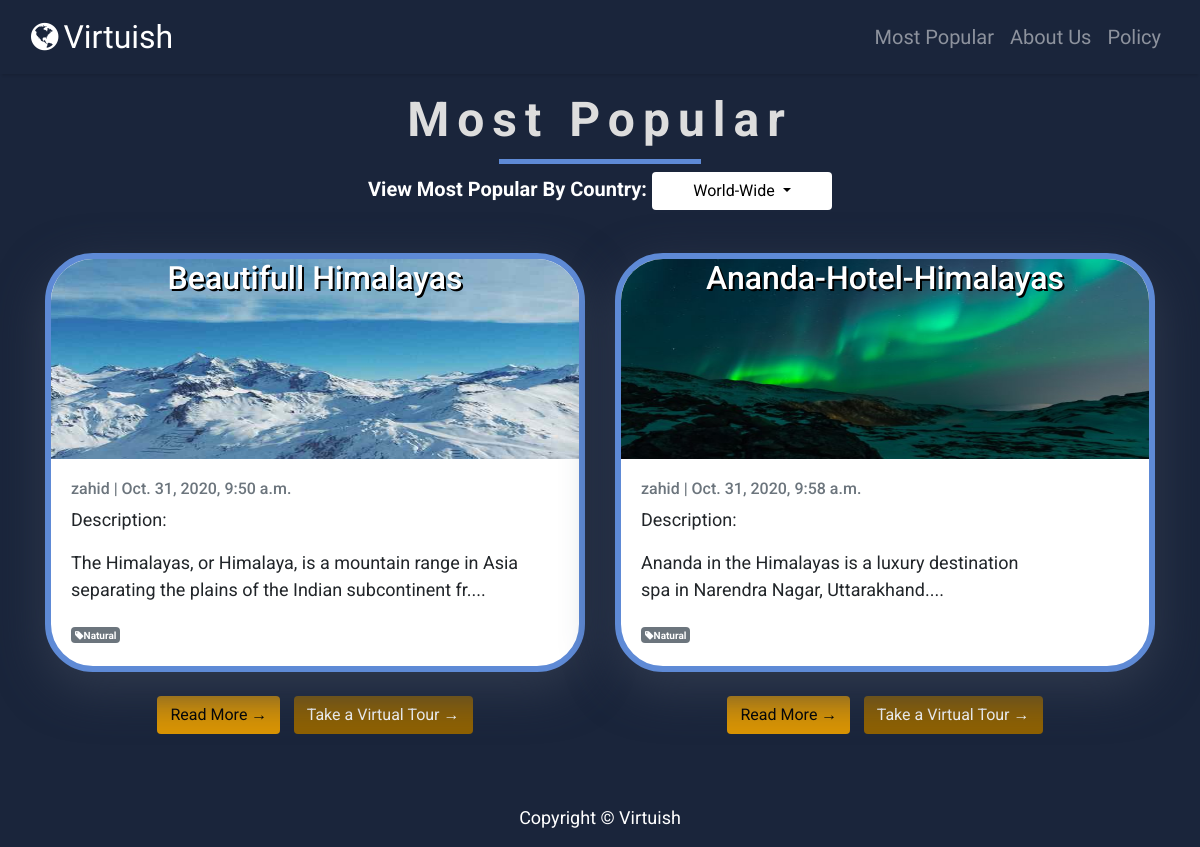
The app's page /MostPopular/, older data.
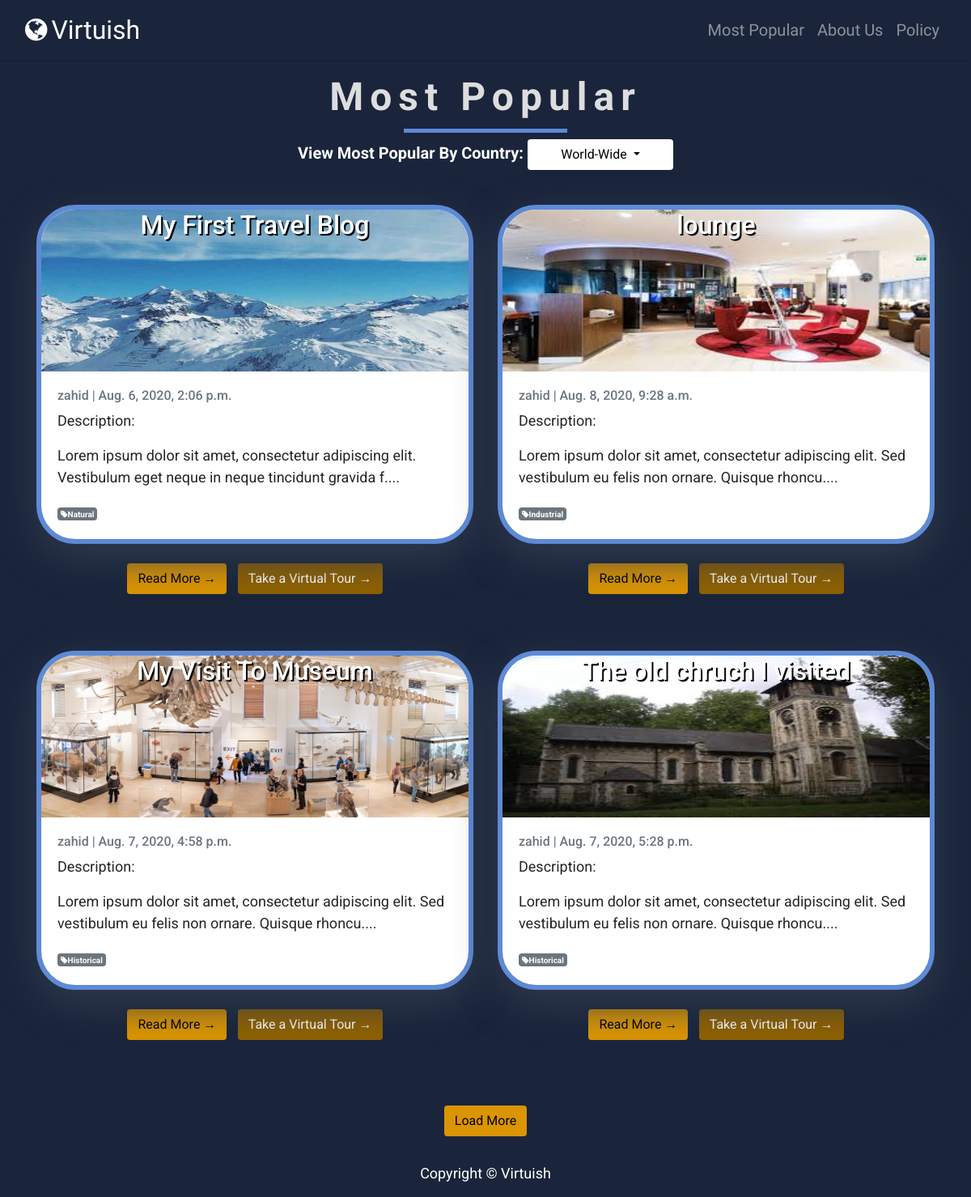
The same page, newer data.
### travel/models.py (models this page shows, shortened)
class Post(models.Model):
    title = models.CharField(max_length=200, unique=True)
    slug = models.SlugField(max_length=200, unique=True)
    author = models.ForeignKey(User, on_delete= models.CASCADE,related_name='blog_posts')
    updated_on = models.DateTimeField(auto_now= True)
    content = models.TextField()
    img = models.ImageField(upload_to='images/', blank=True)
    virtualtour= models.FileField(upload_to='images/', blank=True)
    created_on = models.DateTimeField(auto_now_add=True)
    status = models.IntegerField(choices=STATUS, default=0)
    viewcount=models.IntegerField(default=1,blank=True,null=True)
    tag_let_one = models.CharField(max_length=200, blank=True,null=True, choices=[('Natural', 'Natural'), ('Historical', 'Historical'), ('Industrial', 'Industrial')])
    class Meta:
        ordering = ['-created_on']

### travel/views.py (the view)
# urls.py: path('MostPopular/', views.MostPopular, name='MostPopular'),
def MostPopular(request):
    queryset = Post.objects.filter(status=1).order_by('-viewcount')
    if request.GET.get('c'):
        datsza=DataTracking.objects.filter(country=request.GET.get('c')).values_list('blogtitle').order_by('-viewcount')
        lt = datsza
        out = [item for t in lt for item in t]
        datsza = out
        queryset = Post.objects.filter(Q(status=1) & Q(title__in=datsza)).order_by('-viewcount')
    countrylist=DataTracking.objects.values_list('country', flat=True).distinct()
    template_name = 'popular.html'
    page = request.GET.get('page', 1)
    paginator = Paginator(queryset, 4)
    try:
        pages = paginator.page(page)
    except PageNotAnInteger:
        pages = paginator.page(1)
    except EmptyPage:
        pages = paginator.page(paginator.num_pages)
    return render(request, template_name, {'post_list':pages,'countrylist':countrylist})

### travel/templates/popular.html (shortened to what this page needs)
{% extends "layout.html" %}
 {% block content %}
<div class="container">
    <br>
    <center><h1 class="section-title__name">Most Popular</h1></center>
    <div class="dropdown">
      <center><span style="color:white;font-size:20px;font-weight:bold">View Most Popular By Country: </span><button style="width:180px;" class="btn btn-select dropdown-toggle" type="button" id="dropdownMenuButton" data-toggle="dropdown" aria-haspopup="true" aria-expanded="false">
        World-Wide
      </button>
      </center>
    </div>
    <br>
    <div class="row infinite-container">
        {% for post in post_list %}
  <div class="col-md-6 mt-3 left infinite-item">
    <div style="border-color:#5e8ad6;border-width:6px;border-radius:3rem;overflow: hidden;" class="card mb-4" >
      <div style="width:100%;height:200px;background-image: url('{{ post.img.url }}');background-repeat: no-repeat;background-size:100% 200px;">
        <h2 style="text-shadow:2px 2px black;" class="card-title text-white text-center">{{ post.title }}</h2>
      </div>
      <div class="card-body">
        <p class="card-text text-muted h6">{{ post.author }} | {{ post.created_on}} </p>
        <p class="card-text">Description:<br>{{ post.content | slice:":110" | safe }}....</p>
        <span style="font-size:10px;" class="badge badge-secondary"><i class="fa fa-tag"></i>{{ post.tag_let_one }}</span>
      </div>
    </div>
    <center>
      <a href="{% url 'post' post.slug  %}" class="btn light-btn">Read More &rarr;</a> &nbsp;
      <a href="{% url 'VirtualTour' post.slug  %}" class="btn dark-btn">Take a Virtual Tour &rarr;</a>
    </center>
    <br><br>
  </div>
    {% endfor %}
  </div>
  {% if post_list.has_other_pages %}
  <nav aria-label="Page navigation conatiner">
    <br>
    <ul class="pagination justify-content-center">
      {% if post_list.has_next %}
      <center><li><button type="button" class="btn light-btn" onclick="loadmore()" name="button"> Load More</button></li></center>
      {% endif %}
    </ul>
  </nav>
{% endif %}
</div>
{% endblock content %}

### travel/templates/layout.html (shortened to what this page needs)
{% load static %}
<!DOCTYPE html>
<html>
  <head>
    <link rel="stylesheet" href="https://maxcdn.bootstrapcdn.com/bootstrap/4.0.0/css/bootstrap.min.css"/>
    <link rel="stylesheet" href="https://cdnjs.cloudflare.com/ajax/libs/font-awesome/4.7.0/css/font-awesome.min.css">
    <link rel="stylesheet" href="https://code.jquery.com/ui/1.12.1/themes/base/jquery-ui.css">
  </head>
  <body>
    <nav style="background-color: #1a253b" class="navbar fixed-top navbar-expand-lg navbar-dark shadow" id="mainNav">
      <div class="container-fluid">
        <a style="font-family: 'Yatra One', cursive;" class="navbar-brand" href="{% url 'home' %}" ><i style="font-size:2rem;" class="fa fa-globe"></i> <span style="font-size:2rem !important;">Virtuish</span></a>
        <div class="collapse navbar-collapse" id="navbarResponsive">
          <ul class="navbar-nav ml-auto">
            <li class="nav-item text-black">
              <a style="font-family: 'Sunflower', sans-serif !important;font-size:20px;" class="nav-link text-black" href="{% url 'MostPopular' %}">Most Popular</a>
            </li>
            <li class="nav-item text-black">
              <a style="font-family: 'Sunflower', sans-serif !important;font-size:20px;" class="nav-link text-black" href="{% url 'about' %}">About Us</a>
            </li>
            <li class="nav-item text-black">
              <a style="font-family: 'Sunflower', sans-serif !important;font-size:20px;" class="nav-link text-black" href="{% url 'policy' %}">Policy</a>
            </li>
          </ul>
        </div>
      </div>
    </nav>
    <br><br>
            {% block content %}{% endblock content %}
    <footer class="py-3 bg-grey">
              <p class="m-0 text-dark text-center ptfoot">Copyright &copy; Virtuish</p>
    </footer>
  </body>
</html>

### travel/templates/popular.html (style rules this page uses)
body { font-family: "Roboto", sans-serif; font-size: 18px; background-color: #1a253b; }
.card { box-shadow: 0 16px 48px #303a4e !important; }
.ptfoot { color:white !important; }
.section-title__name { font-size: 3rem; font-family: var(--subHead); letter-spacing: 0.5rem; display: inline-block; text-align: center; padding: 10px 10px 15px; background: linear-gradient( 90deg, transparent 25%, #5e8ad6 25%, #5e8ad6 75%, transparent 75% ); background-size: 100% 5px; background-position: 0% 100%; background-repeat: no-repeat; color: #ddd; font-weight: 700; }

Row changes from the older to the newer data that the page shows:
removed Post: img (picture), title "Beautifull Himalayas", author "zahid", created_on "Oct. 31, 2020, 9:50 a.m.", content "The Himalayas, or Himalaya, is a mountain range in Asia separating the plains of the Indian subcontinent fr", tag_let_one "Natural"
removed Post: img (picture), title "Ananda-Hotel-Himalayas", author "zahid", created_on "Oct. 31, 2020, 9:58 a.m.", content "Ananda in the Himalayas is a luxury destination spa in Narendra Nagar, Uttarakhand", tag_let_one "Natural"
added Post: img (picture), title "My First Travel Blog", author "zahid", created_on "Aug. 6, 2020, 2:06 p.m.", content "Lorem ipsum dolor sit amet, consectetur adipiscing elit. Vestibulum eget neque in neque tincidunt gravida f", tag_let_one "Natural"
added Post: img (picture), title "lounge", author "zahid", created_on "Aug. 8, 2020, 9:28 a.m.", content "Lorem ipsum dolor sit amet, consectetur adipiscing elit. Sed vestibulum eu felis non ornare. Quisque rhoncu", tag_let_one "Industrial"
added Post: img (picture), title "My Visit To Museum", author "zahid", created_on "Aug. 7, 2020, 4:58 p.m.", content "Lorem ipsum dolor sit amet, consectetur adipiscing elit. Sed vestibulum eu felis non ornare. Quisque rhoncu", tag_let_one "Historical"
added Post: img (picture), title "The old chruch I visited", author "zahid", created_on "Aug. 7, 2020, 5:28 p.m.", content "Lorem ipsum dolor sit amet, consectetur adipiscing elit. Sed vestibulum eu felis non ornare. Quisque rhoncu", tag_let_one "Historical"
Text that changed along with them:
text now shown: "Load More"
